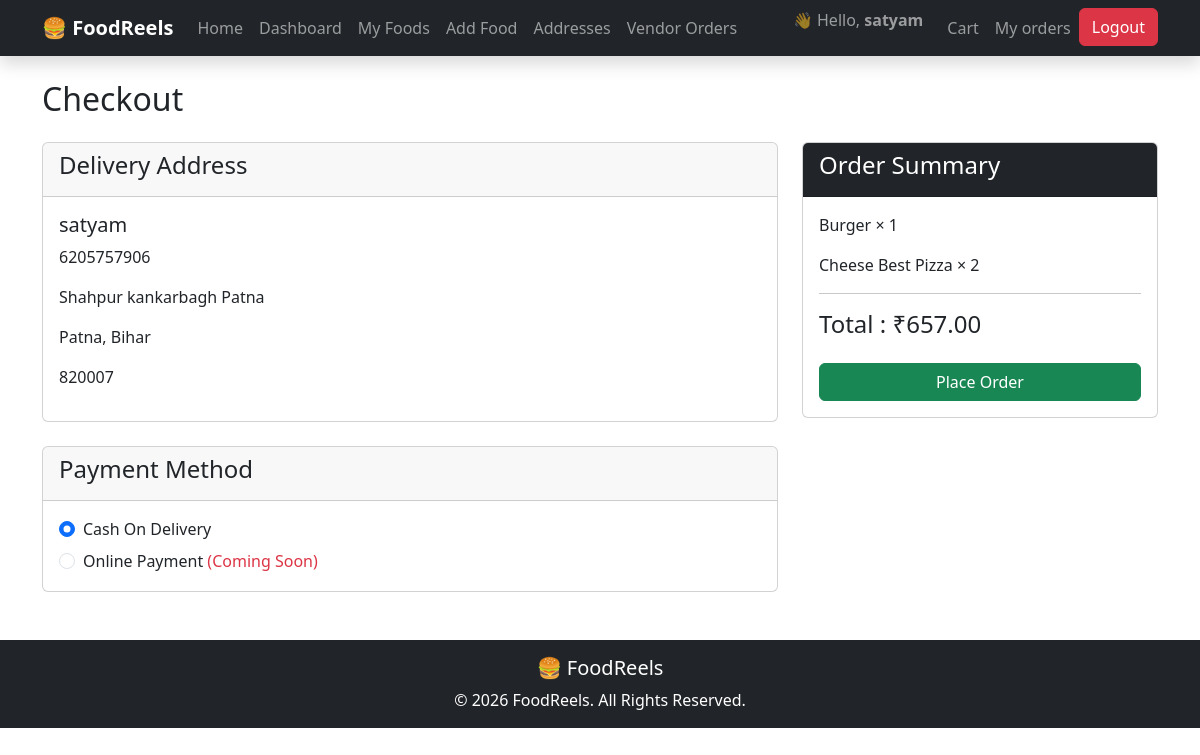
Before: /checkout/ (signed in) with the older database file.
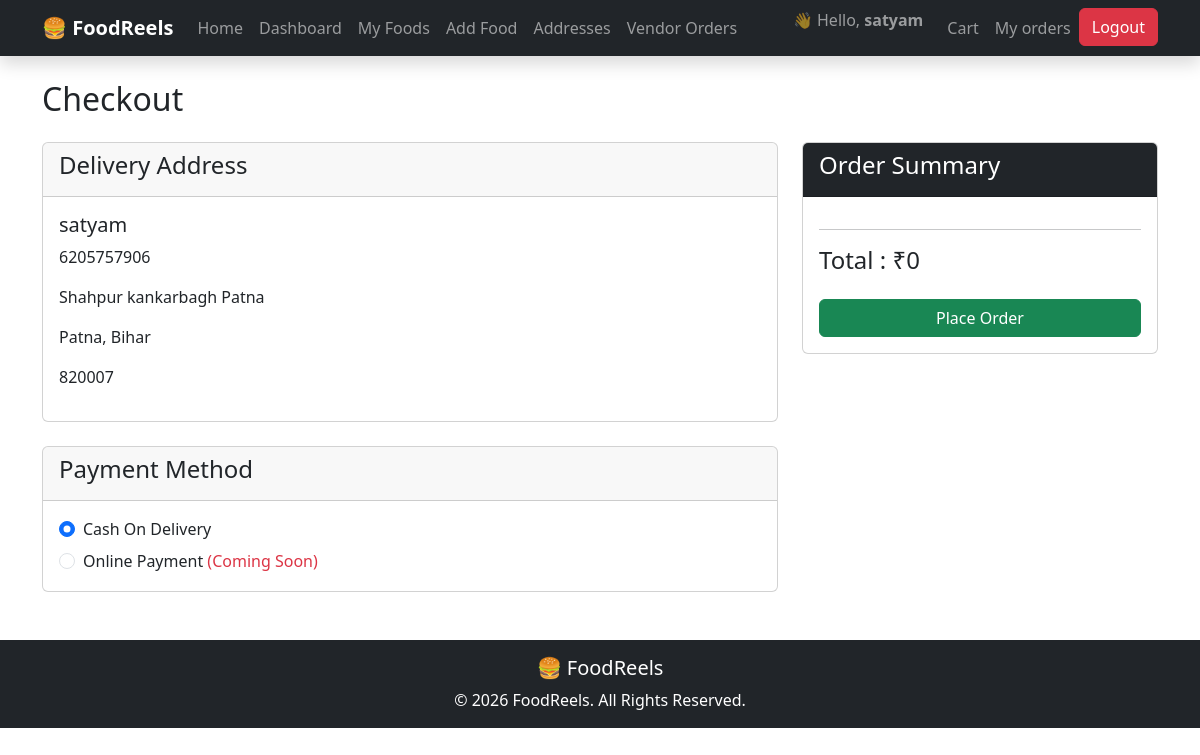
After: the same page with the newer database file.
### cart/models.py (models this page shows, shortened)
class Cart(models.Model):
    user = models.ForeignKey(settings.AUTH_USER_MODEL, on_delete=models.CASCADE)
    food = models.ForeignKey(FoodItem, on_delete=models.CASCADE)
    quantity = models.PositiveIntegerField(default=1)
    created_at = models.DateTimeField(auto_now_add=True)
    class Meta:
        unique_together = ("user","food")
    def total_price(self):
        return self.food.price * self.quantity

### foods/models.py (models this page shows, shortened)
class FoodItem(models.Model):
    vendor = models.ForeignKey(
        Vendor,
        on_delete=models.CASCADE,
        related_name='foods'
    )
    category = models.ForeignKey(
        Category,
        on_delete=models.CASCADE
    )
    name = models.CharField(max_length=200)
    description = models.TextField()
    price = models.DecimalField(
        max_digits=8,
        decimal_places=2
    )
    image = models.ImageField(
        upload_to="foods/"
    )
    is_available = models.BooleanField(default=True)
    created_at = models.DateTimeField(auto_now_add=True)
    updated_at = models.DateTimeField(auto_now=True)

### checkout/views.py (the view)
# urls.py: path("",checkout, name="checkout"),
@login_required
def checkout(request):
    cart_items = Cart.objects.filter(user=request.user)
    total = sum(item.total_price() for item in cart_items)
    address = Address.objects.filter(
        user=request.user,
        is_default=True
    ).first()
    context = {
        "cart_items": cart_items,
        "total": total,
        "address": address,
    }
    return render(
        request,
        "checkout/checkout.html",
        context
    )

### templates/checkout/checkout.html (shortened to what this page needs)
{% extends "base.html" %}
{% block content %}
<h2 class="mb-4">Checkout</h2>
<div class="row">
    <div class="col-md-8">
        <div class="card mb-4">
            <div class="card-header">
                <h4>Delivery Address</h4>
            </div>
            <div class="card-body">
                {% if address %}
                    <h5>{{ address.full_name }}</h5>
                    <p>{{ address.phone }}</p>
                    <p>{{ address.address_line }}</p>
                    <p>{{ address.city }}, {{ address.state }}</p>
                    <p>{{ address.pincode }}</p>
                {% endif %}
            </div>
        </div>
        <div class="card">
            <div class="card-header">
                <h4>Payment Method</h4>
            </div>
            <div class="card-body">
                <div class="form-check">
                    <input
                    class="form-check-input"
                    type="radio"
                    checked>
                    <label class="form-check-label">
                        Cash On Delivery
                    </label>
                </div>
                <div class="form-check mt-2">
                    <input
                    class="form-check-input"
                    type="radio">
                    <label class="form-check-label">
                        Online Payment
                        <span class="text-danger">
                            (Coming Soon)
                        </span>
                    </label>
                </div>
            </div>
        </div>
    </div>
    <div class="col-md-4">
        <div class="card">
            <div class="card-header bg-dark text-white">
                <h4>Order Summary</h4>
            </div>
            <div class="card-body">
                {% for item in cart_items %}
                    <p>
                        {{ item.food.name }}
                        ×
                        {{ item.quantity }}
                    </p>
                {% endfor %}
                <hr>
                <h4>
                    Total : ₹{{ total }}
                </h4>
                <a href="{% url 'place-order'%}"
                   class="btn btn-success w-100 mt-3">
                    Place Order
                </a>
            </div>
        </div>
    </div>
</div>
{% endblock %}

Changed rows visible on the page:
removed Cart: food.name "Burger", quantity "1"
removed Cart: food.name "Cheese Best Pizza", quantity "2"
Other visible differences:
{{ total }}: "657.00" → "0"
